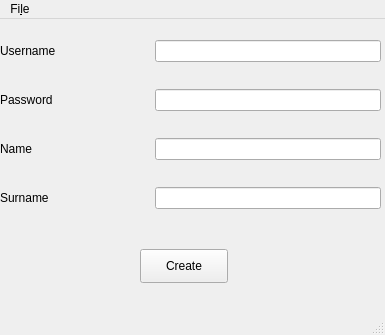
<?xml version="1.0" encoding="UTF-8"?>
<ui version="4.0">
 <class>MainWindow</class>
 <widget class="QMainWindow" name="MainWindow">
  <property name="geometry">
   <rect>
    <x>0</x>
    <y>0</y>
    <width>385</width>
    <height>335</height>
   </rect>
  </property>
  <property name="windowTitle">
   <string>MainWindow</string>
  </property>
  <widget class="QWidget" name="centralwidget">
   <widget class="QWidget" name="gridLayoutWidget">
    <property name="geometry">
     <rect>
      <x>0</x>
      <y>0</y>
      <width>381</width>
      <height>211</height>
     </rect>
    </property>
    <layout class="QGridLayout" name="gridLayout">
     <property name="horizontalSpacing">
      <number>99</number>
     </property>
     <item row="3" column="1">
      <widget class="QLineEdit" name="surnameEdit"/>
     </item>
     <item row="0" column="1">
      <widget class="QLineEdit" name="usernameEdit">
       <property name="text">
        <string/>
       </property>
       <property name="echoMode">
        <enum>QLineEdit::Normal</enum>
       </property>
      </widget>
     </item>
     <item row="1" column="0">
      <widget class="QLabel" name="passwordLabel">
       <property name="text">
        <string>Password</string>
       </property>
      </widget>
     </item>
     <item row="2" column="0">
      <widget class="QLabel" name="nameLabel">
       <property name="text">
        <string>Name</string>
       </property>
      </widget>
     </item>
     <item row="3" column="0">
      <widget class="QLabel" name="surnameLabel">
       <property name="text">
        <string>Surname</string>
       </property>
      </widget>
     </item>
     <item row="2" column="1">
      <widget class="QLineEdit" name="nameEdit"/>
     </item>
     <item row="0" column="0">
      <widget class="QLabel" name="usernameLabel">
       <property name="text">
        <string>Username</string>
       </property>
      </widget>
     </item>
     <item row="1" column="1">
      <widget class="QLineEdit" name="passwordEdit">
       <property name="text">
        <string/>
       </property>
       <property name="echoMode">
        <enum>QLineEdit::Password</enum>
       </property>
      </widget>
     </item>
    </layout>
   </widget>
   <widget class="QPushButton" name="pushButton">
    <property name="geometry">
     <rect>
      <x>140</x>
      <y>230</y>
      <width>88</width>
      <height>34</height>
     </rect>
    </property>
    <property name="text">
     <string>Create</string>
    </property>
   </widget>
  </widget>
  <widget class="QStatusBar" name="statusbar"/>
  <widget class="QMenuBar" name="menubar">
   <property name="geometry">
    <rect>
     <x>0</x>
     <y>0</y>
     <width>385</width>
     <height>30</height>
    </rect>
   </property>
   <widget class="QMenu" name="menuFile">
    <property name="title">
     <string>Fi&amp;le</string>
    </property>
    <addaction name="actionQuit"/>
   </widget>
   <addaction name="menuFile"/>
  </widget>
  <action name="actionQuit">
   <property name="text">
    <string>Quit</string>
   </property>
  </action>
 </widget>
 <resources/>
 <connections/>
</ui>
